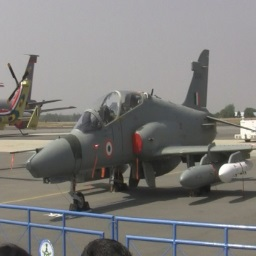
#> input picture tests/python/relay/tidl_tools/airshow.jpg, 256 x 256 px
$ python -i tidl_utils.py   (imports and definitions only)   (Python 2 division)   (older library calls are emulated)
#> lines starting #> are read from the running program, lines starting #| are printed output that depends on the picture
import os
import subprocess
import numpy as np
import cv2

# [63 lines left out: function tf_image_preprocess, not called in this run]

def onnx_image_preprocess(input_image, output_image, output_dim):
    r""" Preprocess image for TenforFlow inference
    Parameters
    ----------
    input_image:  str
        Input coded image file
    output_image: str
        Output raw image file name
    image_dim: list
        Image dimension
    """

    # read image and convert to RGB format - openCV reads image as BGR format
    image_BGR = cv2.imread(filename = input_image)
    image = cv2.cvtColor(image_BGR, cv2.COLOR_BGR2RGB)

    output_image_size = output_dim[0:2] # get image height and weight

    resized_image = cv2.resize(image, output_image_size, interpolation = cv2.INTER_AREA)

    # normalize image according to ONNX spec
    r,g,b = cv2.split(resized_image)
    total_per_plane = output_image_size[0]*output_image_size[1];
    rr = r.reshape(1,total_per_plane)
    rg = g.reshape(1,total_per_plane)
    rb = b.reshape(1,total_per_plane)
    mean_r = np.full(rr.shape, 123.675)
    mean_g = np.full(rg.shape, 116.28)
    mean_b = np.full(rb.shape, 103.53)
    rr = rr.astype(np.float)
    rg = rg.astype(np.float)
    rb = rb.astype(np.float)
    rr_sub_mean = cv2.subtract(rr,mean_r)
    rg_sub_mean = cv2.subtract(rg,mean_g)
    rb_sub_mean = cv2.subtract(rb,mean_b)
    rr_norm = rr_sub_mean * 0.82381
    rg_norm = rg_sub_mean * 0.84220
    rb_norm = rb_sub_mean * 0.83846

    y = np.hstack((rr_norm, rg_norm, rb_norm))
    np.clip(y, -128,127)
    y.astype('int8').tofile(output_image);

# [52 lines left out: functions float_nd_to_int8_1d, tensor_quant_flatten, not called in this run]

>>> import cv2
>>> picture = cv2.imread('airshow.jpg', cv2.IMREAD_GRAYSCALE)
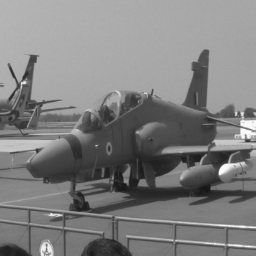
#> picture: shape (256, 256); min 22, max 255, mean 127.3
>>> result = onnx_image_preprocess(picture, 'out.png', 'out1.png')
#> (the run stopped early here; a loop or call above may not have finished)
